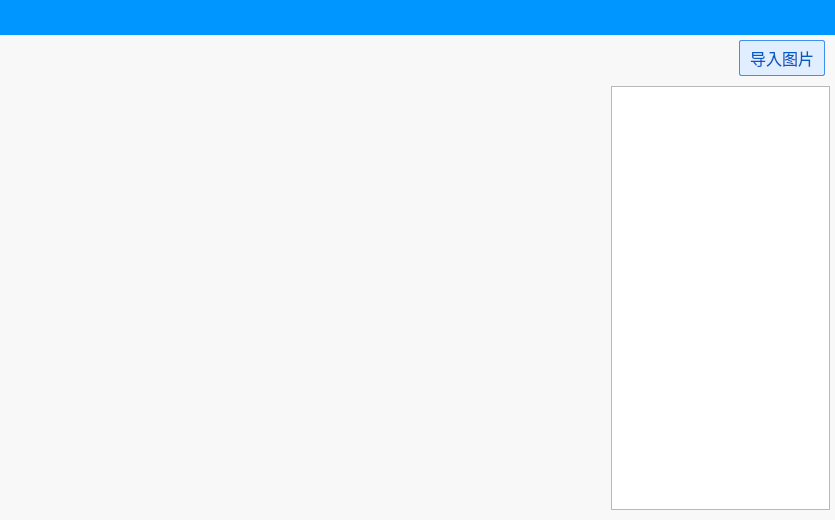
<?xml version="1.0" encoding="UTF-8"?>
<ui version="4.0">
 <class>OcrRecognition</class>
 <widget class="QWidget" name="OcrRecognition">
  <property name="geometry">
   <rect>
    <x>0</x>
    <y>0</y>
    <width>835</width>
    <height>520</height>
   </rect>
  </property>
  <property name="windowTitle">
   <string>OcrRecognition</string>
  </property>
  <property name="styleSheet">
   <string notr="true">QWidget{font-family:&quot;微软雅黑&quot;;}</string>
  </property>
  <layout class="QVBoxLayout" name="verticalLayout">
   <property name="leftMargin">
    <number>0</number>
   </property>
   <property name="topMargin">
    <number>0</number>
   </property>
   <property name="rightMargin">
    <number>0</number>
   </property>
   <property name="bottomMargin">
    <number>0</number>
   </property>
   <item>
    <widget class="QWidget" name="background_widget" native="true">
     <property name="styleSheet">
      <string notr="true">#background_widget{background-color:#F8F8F8;}</string>
     </property>
     <layout class="QHBoxLayout" name="horizontalLayout">
      <property name="spacing">
       <number>0</number>
      </property>
      <property name="leftMargin">
       <number>0</number>
      </property>
      <property name="topMargin">
       <number>0</number>
      </property>
      <property name="rightMargin">
       <number>0</number>
      </property>
      <property name="bottomMargin">
       <number>0</number>
      </property>
      <item>
       <widget class="QWidget" name="main_widget" native="true">
        <layout class="QVBoxLayout" name="verticalLayout_2">
         <property name="spacing">
          <number>0</number>
         </property>
         <property name="leftMargin">
          <number>0</number>
         </property>
         <property name="topMargin">
          <number>0</number>
         </property>
         <property name="rightMargin">
          <number>0</number>
         </property>
         <property name="bottomMargin">
          <number>0</number>
         </property>
         <item>
          <widget class="QWidget" name="top_widget" native="true">
           <property name="minimumSize">
            <size>
             <width>0</width>
             <height>35</height>
            </size>
           </property>
           <property name="styleSheet">
            <string notr="true">#top_widget{background-color:#0096ff;}</string>
           </property>
           <layout class="QHBoxLayout" name="horizontalLayout_2">
            <property name="leftMargin">
             <number>0</number>
            </property>
            <property name="topMargin">
             <number>0</number>
            </property>
            <property name="rightMargin">
             <number>10</number>
            </property>
            <property name="bottomMargin">
             <number>0</number>
            </property>
            <item>
             <spacer name="horizontalSpacer">
              <property name="orientation">
               <enum>Qt::Horizontal</enum>
              </property>
              <property name="sizeHint" stdset="0">
               <size>
                <width>40</width>
                <height>20</height>
               </size>
              </property>
             </spacer>
            </item>
            <item>
             <widget class="QPushButton" name="btnMine">
              <property name="styleSheet">
               <string notr="true">QPushButton{background-color: rgba(255, 255, 255,0);background-position:center;background-repeat:no-repeat;border-style:solid; }
QPushButton:hover{background-color:#E33D29;}</string>
              </property>
              <property name="text">
               <string/>
              </property>
              <property name="icon">
               <iconset resource="../OcrRecognition.qrc">
                <normaloff>:/OcrRecognition/res/5.png</normaloff>:/OcrRecognition/res/5.png</iconset>
              </property>
             </widget>
            </item>
            <item>
             <widget class="QPushButton" name="btnClose">
              <property name="styleSheet">
               <string notr="true">QPushButton{background-color: rgba(255, 255, 255,0);background-position:center;background-repeat:no-repeat;border-style:solid; }
QPushButton:hover{background-color:#E33D29;}</string>
              </property>
              <property name="text">
               <string/>
              </property>
              <property name="icon">
               <iconset resource="../OcrRecognition.qrc">
                <normaloff>:/OcrRecognition/res/7.png</normaloff>:/OcrRecognition/res/7.png</iconset>
              </property>
             </widget>
            </item>
           </layout>
          </widget>
         </item>
         <item>
          <widget class="QWidget" name="operation_widget" native="true">
           <property name="styleSheet">
            <string notr="true">QPushButton{background: #e0eeff;border: 1px solid #3c91f3;border-radius: 2px;padding:5 10;color:#005bc3;}
QPushButton:hover{color:white;background-color:#0096FF;}
#operationWidget{background-color: white;}</string>
           </property>
           <layout class="QHBoxLayout" name="horizontalLayout_3">
            <property name="leftMargin">
             <number>0</number>
            </property>
            <property name="topMargin">
             <number>5</number>
            </property>
            <property name="rightMargin">
             <number>10</number>
            </property>
            <property name="bottomMargin">
             <number>0</number>
            </property>
            <item>
             <spacer name="horizontalSpacer_2">
              <property name="orientation">
               <enum>Qt::Horizontal</enum>
              </property>
              <property name="sizeHint" stdset="0">
               <size>
                <width>40</width>
                <height>20</height>
               </size>
              </property>
             </spacer>
            </item>
            <item>
             <widget class="QLabel" name="label">
              <property name="font">
               <font>
                <family>微软雅黑</family>
                <pointsize>11</pointsize>
               </font>
              </property>
              <property name="text">
               <string/>
              </property>
             </widget>
            </item>
            <item>
             <widget class="QPushButton" name="btnAdd">
              <property name="font">
               <font>
                <family>微软雅黑</family>
                <pointsize>12</pointsize>
               </font>
              </property>
              <property name="text">
               <string>导入图片</string>
              </property>
             </widget>
            </item>
           </layout>
          </widget>
         </item>
         <item>
          <widget class="QStackedWidget" name="stackedWidget">
           <property name="currentIndex">
            <number>0</number>
           </property>
           <widget class="QWidget" name="page">
            <property name="styleSheet">
             <string notr="true">#page{background-color:#F8F8F8;}</string>
            </property>
            <layout class="QHBoxLayout" name="horizontalLayout_6">
             <property name="leftMargin">
              <number>5</number>
             </property>
             <property name="topMargin">
              <number>10</number>
             </property>
             <property name="rightMargin">
              <number>5</number>
             </property>
             <property name="bottomMargin">
              <number>10</number>
             </property>
             <item>
              <widget class="ImageViewer" name="imagewidget" native="true">
               <property name="minimumSize">
                <size>
                 <width>600</width>
                 <height>0</height>
                </size>
               </property>
              </widget>
             </item>
             <item>
              <widget class="QTextEdit" name="textEdit">
               <property name="font">
                <font>
                 <family>微软雅黑</family>
                 <pointsize>11</pointsize>
                </font>
               </property>
              </widget>
             </item>
            </layout>
           </widget>
           <widget class="QWidget" name="ProgressPage">
            <property name="styleSheet">
             <string notr="true">#ProgressPage{background-color:#F8F8F8;}</string>
            </property>
            <layout class="QHBoxLayout" name="horizontalLayout_4">
             <property name="spacing">
              <number>0</number>
             </property>
             <property name="leftMargin">
              <number>0</number>
             </property>
             <property name="topMargin">
              <number>0</number>
             </property>
             <property name="rightMargin">
              <number>0</number>
             </property>
             <property name="bottomMargin">
              <number>0</number>
             </property>
             <item>
              <spacer name="horizontalSpacer_3">
               <property name="orientation">
                <enum>Qt::Horizontal</enum>
               </property>
               <property name="sizeHint" stdset="0">
                <size>
                 <width>40</width>
                 <height>20</height>
                </size>
               </property>
              </spacer>
             </item>
             <item>
              <widget class="QWidget" name="widget_2" native="true">
               <property name="minimumSize">
                <size>
                 <width>241</width>
                 <height>241</height>
                </size>
               </property>
               <property name="maximumSize">
                <size>
                 <width>241</width>
                 <height>241</height>
                </size>
               </property>
               <layout class="QHBoxLayout" name="horizontalLayout_5">
                <property name="spacing">
                 <number>0</number>
                </property>
                <property name="leftMargin">
                 <number>0</number>
                </property>
                <property name="topMargin">
                 <number>0</number>
                </property>
                <property name="rightMargin">
                 <number>0</number>
                </property>
                <property name="bottomMargin">
                 <number>0</number>
                </property>
                <item>
                 <widget class="QLabel" name="label_load">
                  <property name="text">
                   <string/>
                  </property>
                 </widget>
                </item>
               </layout>
              </widget>
             </item>
             <item>
              <spacer name="horizontalSpacer_4">
               <property name="orientation">
                <enum>Qt::Horizontal</enum>
               </property>
               <property name="sizeHint" stdset="0">
                <size>
                 <width>40</width>
                 <height>20</height>
                </size>
               </property>
              </spacer>
             </item>
            </layout>
           </widget>
          </widget>
         </item>
        </layout>
       </widget>
      </item>
     </layout>
    </widget>
   </item>
  </layout>
 </widget>
 <layoutdefault spacing="6" margin="11"/>
 <customwidgets>
  <customwidget>
   <class>ImageViewer</class>
   <extends>QWidget</extends>
   <header location="global">imageviewer.h</header>
   <container>1</container>
  </customwidget>
 </customwidgets>
 <resources>
  <include location="../OcrRecognition.qrc"/>
 </resources>
 <connections/>
</ui>
